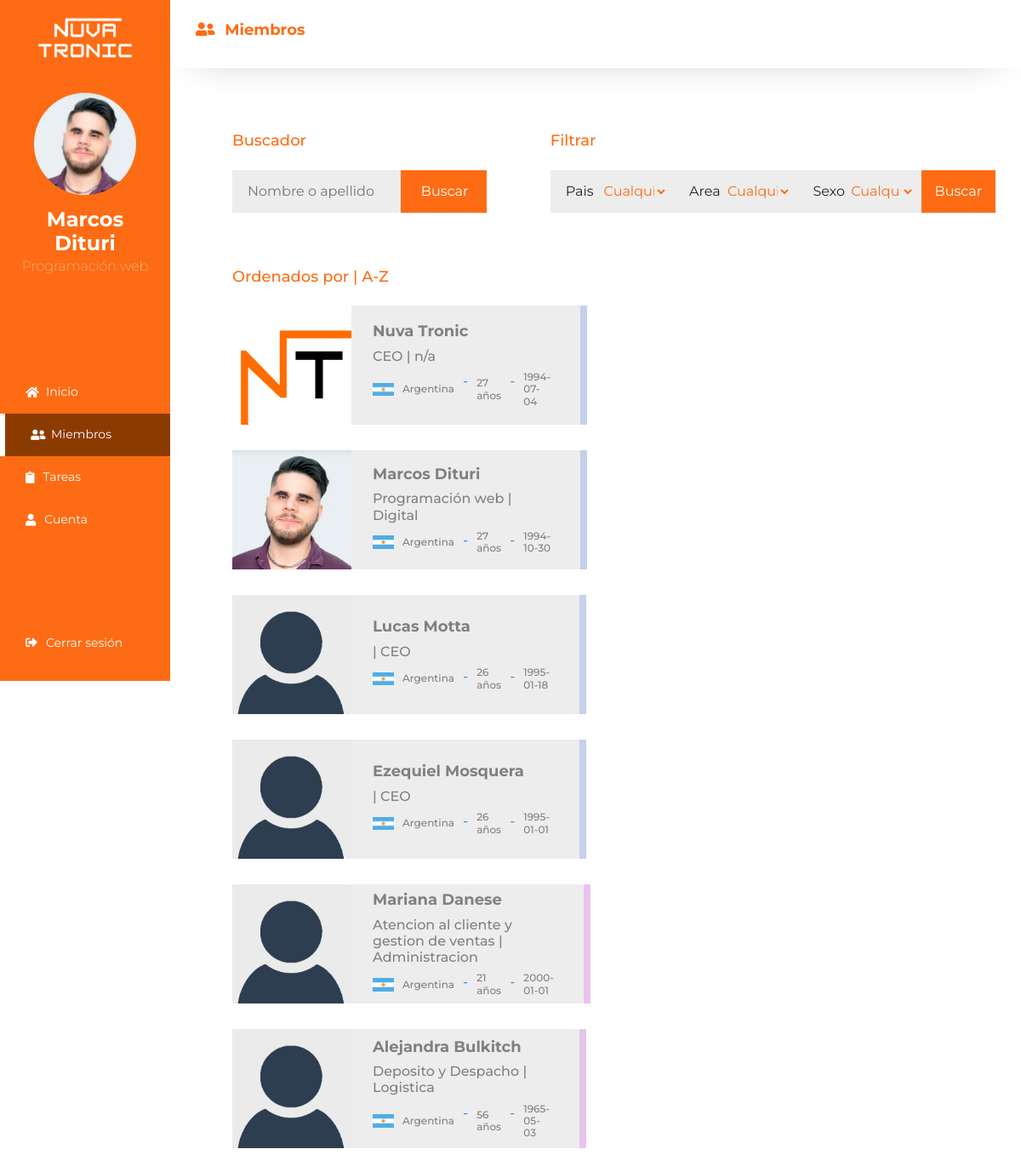
/buscar_miembros.php (signed in), run on the app's committed database.
### tables this page shows
CREATE TABLE `usuarios` (
  `id_usuario` int(250) NOT NULL,
  `tipo` varchar(50) NOT NULL,
  `nombre` varchar(500) DEFAULT NULL,
  `apellido` varchar(500) DEFAULT NULL,
  `pais` varchar(250) NOT NULL,
  `sexo` varchar(20) NOT NULL,
  `interno` varchar(20) NOT NULL,
  `fecha` date NOT NULL DEFAULT current_timestamp(),
  `area` varchar(500) DEFAULT NULL,
  `cargo` varchar(500) DEFAULT NULL,
  `email` varchar(500) DEFAULT NULL,
  `clave` varchar(500) DEFAULT NULL,
  `empresa` varchar(500) DEFAULT NULL,
  `superior` varchar(250) NOT NULL,
  `fecha_ing` date NOT NULL DEFAULT current_timestamp(),
  `URL_imagen` text NOT NULL,
  `acceso` varchar(50) NOT NULL
);

### php/sesion.php (called while the page is built, shortened)
<?php
    if(isset($_SESSION['id_usuario']) && !empty($_SESSION['id_usuario'])) {
        $id_usuario = $_SESSION['id_usuario'];
        $mostrar = "SELECT * FROM `usuarios` WHERE id_usuario=$id_usuario";
        $mostrar_ej = mysqli_query(
                    $conexion, $mostrar
                    );
        if($mostrar_ej == true){
            while($dato = mysqli_fetch_array($mostrar_ej)) {
                $nombre = $dato["nombre"];
                $apellido = $dato["apellido"];
                $cargo = $dato["cargo"];
                $URL_imagen = $dato["URL_imagen"];
            }
        }
    } else{
        echo '<script>location.href = "login.php"</script>';
    }
?>

### buscar_miembros.php (the view, shortened to what this page needs)
<?php
    $donde = "miembros";
    include("php/conexion.php");
    include("php/sesion.php");
    include("componentes/head.php");
?>
<body>
    <div class="container-fluid">
        <div class="row cont-all">
            <?php
                include ("componentes/menu.php");
                $valorNombre = $_POST["valorNombre"]
            ?>
            <div class="col-xl-10 cont-gral">
                <div class="row">
                    <div class="col-12 cont-tit">
                        <h1><i class="fas fa-user-friends"></i> <b>Miembros</b></h1>
                    </div>
                    <div class="col-12 sinNada cont-dat">
                        <div class="row sinNada sub-tit" id="dobletit">
                            <div class="col-5 sinNada">
                                <h1>Buscador</h1>
                            </div>
                            <div class="col-7 sinNada">
                                <h1>Filtrar</h1>
                            </div>
                        </div>
                        <div class="row sinNada" id="cont-all-busc">
                            <div class="col-4 sinNada" id="cont-forms-b">
                                <form class="row sinNada form-b" action="buscar_miembros.php" method="POST">
                                    <div class="col-12 sinNada cont-buscar1">
                                        <input type="text" name="valorNombre" value="<?php echo $valorNombre;?>" id="valorNombre" placeholder="Nombre o apellido">
                                        <input id="btn-bus-n" type="submit" name=""  value="Buscar">
                                    </div>
                                </form>
                            </div>
                            <div class="col-1"></div>
                            <div class="col-7 sinNada" id="cont-forms-b">
                                <form class="row sinNada form-b" action="filtrar_miembros.php" method="POST">
                                    <div class="col-12 sinNada cont-buscar">
                                        <div class="row sinNada cont-filters">
                                            <div class="col-1 sinNada cont-det-f"><label>Pais</label></div>
                                            <select class="col-2 sinNada" name="pais" id="">
                                                <option value="na">Cualquiera</option>
                                            </select>
                                            <div class="col-1 sinNada cont-det-f"><label>Area</label></div>
                                            <select class="col-2 sinNada" name="area" id="">
                                                <option value="na">Cualquiera</option>
                                            </select>
                                            <div class="col-1 sinNada cont-det-f"><label>Sexo</label></div>
                                            <select class="col-2 sinNada" name="sexo" id="">
                                                <option value="na">Cualquiera</option>
                                            </select>
                                            <input class="col-2 sinNada" id="btn-bus-n" type="submit" name=""  value="Buscar">
                                        </div>
                                    </div>
                                </form>
                            </div>
                        </div>
                         <div class="row sinNada sub-tit">
                            <h1>Ordenados por | A-Z</h1>
                        </div>
                        <div class="row sinNada cont-all-users">
                            <?php
                            $sql_users = "SELECT * FROM `usuarios` WHERE `nombre` LIKE '$valorNombre%'
                            OR `apellido` LIKE '$valorNombre%'";
                            $query_users = mysqli_query(
                                $conexion, $sql_users
                            );
                            if (mysqli_num_rows($query_users) == 0 ) {
                                exit ("No se encontraron datos con el nombre: $valorNombre");
                            } else {
                            while($dato = mysqli_fetch_array($query_users)) {
                                $id_usuario = $dato['id_usuario'];
                                $nombre = $dato['nombre'];
                                $apellido = $dato['apellido'];
                                $cargo = $dato['cargo'];
                                $area = $dato['area'];
                                $pais = $dato['pais'];
                                $sexo = $dato['sexo'];
                                $fecha = $dato['fecha'];
                                $URL_imagen = $dato['URL_imagen'];
                                $year_act = date("Y");
                                $year = date("Y", strtotime($fecha));
                                $edad = $year_act - $year;
                                if($sexo == "m"){
                                    $classSex = "sex-m";
                                } else if($sexo == "f"){
                                    $classSex = "sex-f";
                                }
                            echo "<a href='perfil.php?id_miembro=$id_usuario' class='col-xl-5 cont-users'>";
                            echo    "<div class='foto-user-list' style='background: url(php/$URL_imagen); background-size:cover;background-position:center'>";
                            echo    "</div>";
                            echo    "<div class='text-user-list $classSex'>";
                            echo        "<h1>$nombre $apellido</h1>";
                            echo        "<h2>$cargo | $area</h2>";
                            echo        "<div class='cont-dat-lis'>";
                            echo            "<div class='pais'><img src='img/$pais.jpg' alt=''><h3 class='lmays'>$pais</h3></div>";
                            echo            "<div>-</div>";
                            echo            "<div class='pais'><h3>$edad años</h3></div>";
                            echo            "<div>-</div>";
                            echo             "<div class='pais'><h3>$fecha</h3></div>";
                            echo        "</div>";
                            echo    "</div>";
                            echo "</a>";
                            echo "<div class='col-xl-1'></div>";
                            }
                        }
                        ?>
                        </div>
                    </div>
                </div>
            </div>
    </div>
</body>
</html>

### componentes/head.php (shortened to what this page needs)
<!DOCTYPE html>
<html lang="en">
<head>
    <link rel="stylesheet" href="https://use.fontawesome.com/releases/v5.8.2/css/all.css">
    <link rel="stylesheet" href="css/bootstrap.min.css">
    <link rel="stylesheet" href="css/main.css">
    <link rel="stylesheet" href="css/media.css">
    <link rel="stylesheet" href="css/prio.css">
    <link href="css/all.min.css" rel="stylesheet">
</head>

### componentes/menu.php (shortened to what this page needs)
<?php
if($donde == "inicio"){
    $a_inicio = "a_active";
}
else if($donde == "miembros"){
    $a_miembros = "a_active";
}
?>
<div class="col-xl-2"></div>
<div class="col-xl-2 cont-panel-menu">
    <div class="cont-user">
        <img class="img-logo" src="img/logoblanco.png" alt="">
        <a href="cuenta.php" class="cont-user-all">
            <div class="img-user"  alt="" style=" background: url(php/<?php echo $URL_imagen;?>); background-size: cover;  background-position: center;"></div>
            <h4><?php echo "$nombre $apellido";?></h4>
            <p><?php echo $cargo;?></p>
        </a>
    </div>
    <ul class="cont-btns">
        <li class="<?php echo $a_inicio;?>"><a href="index.php"><i class="fas fa-home"></i> Inicio</li></a>
        <li class="<?php echo $a_miembros;?>"><a href="miembros.php"><i class="fas fa-user-friends"></i> Miembros</li></a>
        <li class="<?php echo $a_tareas;?>"><a href="tareas.php"><i class="fas fa-clipboard"></i> Tareas</li></a>
        <li class="<?php echo $a_cuenta;?>"><a href="cuenta.php"><i class="fas fa-user"></i> Cuenta</li></a>
    </ul>
    <ul class="cont-btns">
        <li><a href="cerrar_sesion.php"><i class="fas fa-sign-out-alt"></i> Cerrar sesión</li></a>
    </ul>
</div>

### data on the page
usuarios: URL_imagen (picture), nombre "Marcos", apellido "Dituri", cargo "Programación web", area "Digital", pais (picture), pais "Argentina", fecha "1994-10-30"
usuarios: URL_imagen (picture), nombre "Nuva", apellido "Tronic", cargo "CEO", area "n/a", pais (picture), pais "Argentina", fecha "1994-07-04"
usuarios: URL_imagen (placeholder picture), nombre "Lucas", apellido "Motta", area "CEO", pais (picture), pais "Argentina", fecha "1995-01-18"
usuarios: URL_imagen (placeholder picture), nombre "Ezequiel", apellido "Mosquera", area "CEO", pais (picture), pais "Argentina", fecha "1995-01-01"
usuarios: URL_imagen (placeholder picture), nombre "Mariana", apellido "Danese", cargo "Atencion al cliente y gestion de ventas", area "Administracion", pais (picture), pais "Argentina", fecha "2000-01-01"
usuarios: URL_imagen (placeholder picture), nombre "Alejandra", apellido "Bulkitch", cargo "Deposito y Despacho", area "Logistica", pais (picture), pais "Argentina", fecha "1965-05-03"
